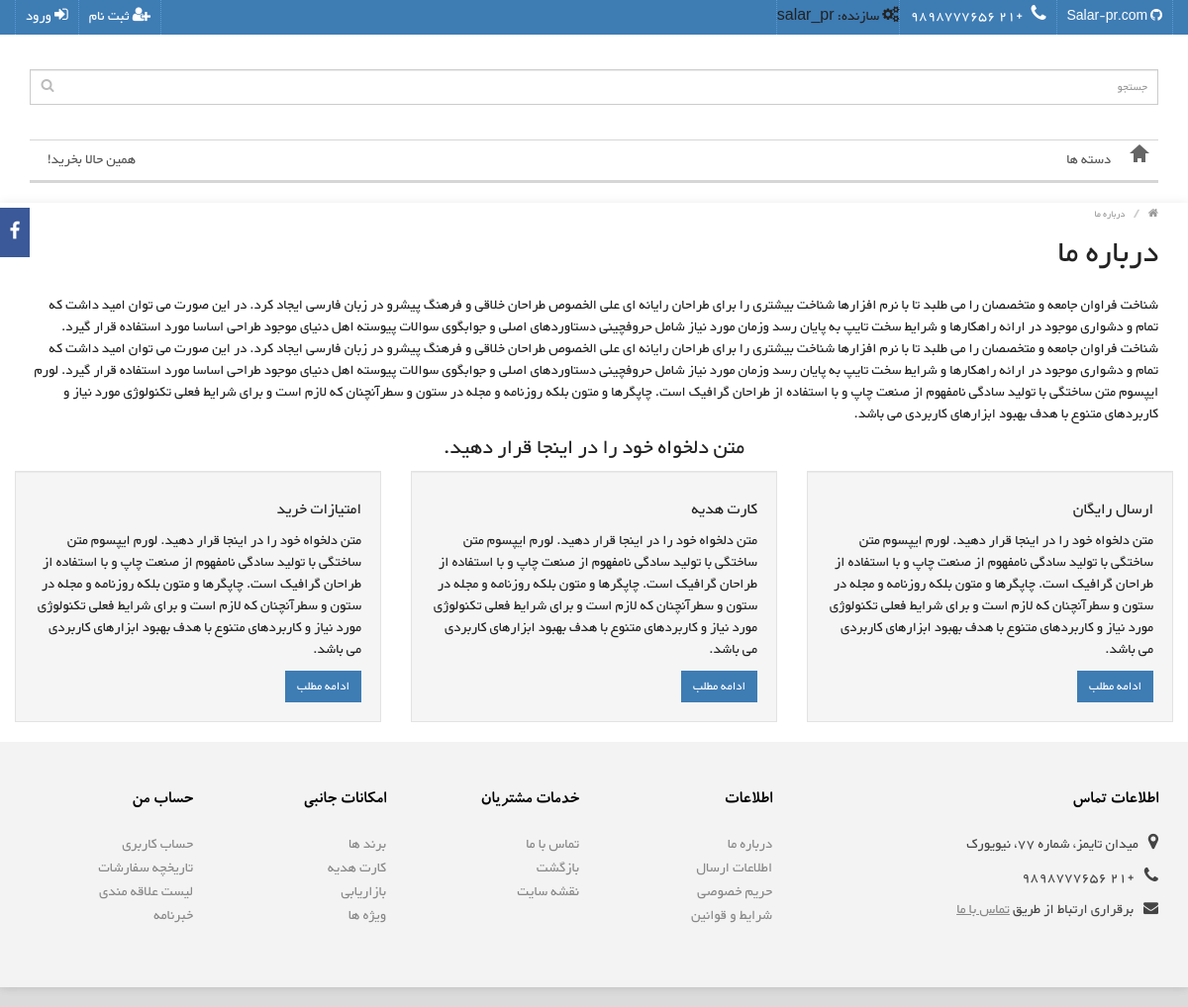
The app's page /about_us/ with its own data.
### about_us/models.py (models this page shows)
class AboutUs(models.Model):
  title = models.CharField(max_length=50)
  text = models.TextField()
  img = models.ImageField(upload_to="about_us",width_field=100,height_field=150,null=True,blank=True)
  class Meta:
        verbose_name = "AboutUS"
        verbose_name_plural = "درباره ما"

### about_us/views.py (the view)
# urls.py: path("about_us/", views.about_us, name="about_us"),
def about_us(request):
    about_us = AboutUs.objects.all()
    product_count_sold = Product.objects.filter(count_sold__gte=36).order_by('-count_sold')[:5]
    product_created_at = Product.objects.order_by('-created_at')[:5]
    special_products = Product.objects.filter(
        is_special=True).order_by('-discount')
    context = {
        'special_products':special_products,
        'product_count_sold':product_count_sold,
        'product_created_at':product_created_at,
        'about_us':about_us,
    }
    return render(request, 'product/about-us.html', context)

### product/templatetags/product_tags.py (called while the page is built)
@register.inclusion_tag('product/templatetags/menu.html')
def get_categories():
    categories = Category.objects.filter(parent__isnull=True)
    return {
        "categories":categories,
    }

### templates/product/about-us.html (shortened to what this page needs)
{% extends "_base.html" %}
{% load static %}
{% block content %}
<div class="wrapper-wide">
  <div id="container">
    <div class="container">
      <ul class="breadcrumb">
        <li><a href="index.html"><i class="fa fa-home"></i></a></li>
        <li><a href="about-us.html">درباره ما</a></li>
      </ul>
      <div class="row">
        <div id="content" class="col-sm-12">
          {% for a_s in about_us %}
          <h1 class="title">{{a_s.title}}</h1>
          <div class="row">
            <div class="col-sm-12">
                <p>{{a_s.text}}</p>
              </div>
              {% endfor %}
              <h3 class="text-center">متن دلخواه خود را در اینجا قرار دهید.</h3>
              <div class="row">
                <div class="col-sm-4">
              <div class="well">
                <h4>ارسال رایگان</h4>
                <p>متن دلخواه خود را در اینجا قرار دهید. لورم ایپسوم متن ساختگی با تولید سادگی نامفهوم از صنعت چاپ و با استفاده از طراحان گرافیک است. چاپگرها و متون بلکه روزنامه و مجله در ستون و سطرآنچنان که لازم است و برای شرایط فعلی تکنولوژی مورد نیاز و کاربردهای متنوع با هدف بهبود ابزارهای کاربردی می باشد.</p>
                <a href="" class="btn btn-primary">ادامه مطلب</a> </div>
            </div>
            <div class="col-sm-4">
              <div class="well">
                <h4>کارت هدیه</h4>
                <p>متن دلخواه خود را در اینجا قرار دهید. لورم ایپسوم متن ساختگی با تولید سادگی نامفهوم از صنعت چاپ و با استفاده از طراحان گرافیک است. چاپگرها و متون بلکه روزنامه و مجله در ستون و سطرآنچنان که لازم است و برای شرایط فعلی تکنولوژی مورد نیاز و کاربردهای متنوع با هدف بهبود ابزارهای کاربردی می باشد.</p>
                <a href="" class="btn btn-primary">ادامه مطلب</a> </div>
            </div>
            <div class="col-sm-4">
              <div class="well">
                <h4>امتیازات خرید</h4>
                <p>متن دلخواه خود را در اینجا قرار دهید. لورم ایپسوم متن ساختگی با تولید سادگی نامفهوم از صنعت چاپ و با استفاده از طراحان گرافیک است. چاپگرها و متون بلکه روزنامه و مجله در ستون و سطرآنچنان که لازم است و برای شرایط فعلی تکنولوژی مورد نیاز و کاربردهای متنوع با هدف بهبود ابزارهای کاربردی می باشد.</p>
                <a href="" class="btn btn-primary">ادامه مطلب</a> </div>
            </div>
          </div>
        </div>
      </div>
    </div>
  </div>
  <footer id="footer">
    <div class="fpart-first">
      <div class="container">
        <div class="row">
          <div class="contact col-lg-4 col-md-4 col-sm-12 col-xs-12">
            <h5>اطلاعات تماس</h5>
            <ul>
              <li class="address"><i class="fa fa-map-marker"></i>میدان تایمز، شماره 77، نیویورک</li>
              <li class="mobile"><i class="fa fa-phone"></i>+21 9898777656</li>
              <li class="email"><i class="fa fa-envelope"></i>برقراری ارتباط از طریق <a href="contact-us.html">تماس با ما</a>
            </ul>
          </div>
          <div class="column col-lg-2 col-md-2 col-sm-3 col-xs-12">
            <h5>اطلاعات</h5>
            <ul>
              <li><a href="about-us.html">درباره ما</a></li>
              <li><a href="about-us.html">اطلاعات ارسال</a></li>
              <li><a href="about-us.html">حریم خصوصی</a></li>
              <li><a href="about-us.html">شرایط و قوانین</a></li>
            </ul>
          </div>
          <div class="column col-lg-2 col-md-2 col-sm-3 col-xs-12">
            <h5>خدمات مشتریان</h5>
            <ul>
              <li><a href="contact-us.html">تماس با ما</a></li>
              <li><a href="">بازگشت</a></li>
              <li><a href="sitemap.html">نقشه سایت</a></li>
            </ul>
          </div>
          <div class="column col-lg-2 col-md-2 col-sm-3 col-xs-12">
            <h5>امکانات جانبی</h5>
            <ul>
              <li><a href="">برند ها</a></li>
              <li><a href="">کارت هدیه</a></li>
              <li><a href="">بازاریابی</a></li>
              <li><a href="">ویژه ها</a></li>
            </ul>
          </div>
          <div class="column col-lg-2 col-md-2 col-sm-3 col-xs-12">
            <h5>حساب من</h5>
            <ul>
              <li><a href="">حساب کاربری</a></li>
              <li><a href="">تاریخچه سفارشات</a></li>
              <li><a href="">لیست علاقه مندی</a></li>
              <li><a href="">خبرنامه</a></li>
            </ul>
          </div>
        </div>
      </div>
    </div>
  </footer>
  <div id="facebook" class="fb-left sort-order-1">
    <div class="facebook_icon"><i class="fa fa-facebook"></i></div>
{% endblock content %}

### static/product/css/stylesheet.css (style rules this page uses)
html { overflow: -moz-scrollbars-vertical; margin:0; padding:0; -webkit-font-smoothing: antialiased; }
body { background:#dcdbdb; color:#222; font-family:'WYekan', sans-serif; line-height: 22px; }
body { font-size: 16px; }
a, a b { color:#3e7cb4; text-decoration: none; cursor: pointer; }
.title { margin:0px 0px 20px 0px; }
.wrapper-wide { max-width:100%; background:#fff; box-shadow:0px 0px 10px rgba(0, 0, 0, 0.08); }
#container { text-align:left; margin-top:20px; margin-bottom:20px; }
#content { min-height:400px; }
.breadcrumb { color:#c2c2c2; margin-bottom:10px; background:none; padding:0; border-radius:0px; }
.breadcrumb a { color:#999; font-size:11px; }
.product-grid .product-thumb .button-group .add-to-links button, .owl-carousel .product-thumb .button-group .add-to-links button, { padding:2px 6px; }
.btn { padding:6.2px 12px; border:0px none; border-radius:0px; box-shadow:none; -webkit-transition: all 0.3s ease-in-out; -moz-transition: all 0.3s ease-in-out; -o-transition: all 0.3s ease-in-out; -ms-transition: all 0.3s ease-in-out; transition: all 0.3s ease-in-out; }
.btn-primary { background-color:#3e7cb4; color:#ffffff; }
#footer .fpart-first { background-color:#f3f3f3; color:#444; padding-top:50px; padding-bottom:50px; }
#footer .fpart-first a { color:#888; }
#footer .fpart-first ul { padding:0; }
#footer h5 { color:#000; font-size: 18px; margin:0px 0 15px 0; padding:0px 0px 7px 0px; font-weight:normal; font-family: BKoodakBold; }
#footer .column ul li { list-style-type:none; }
#footer .column a { text-decoration: none; display:block; padding:3px 0px; line-height:18px; font-size: 16px; -webkit-transition: all 0.3s ease-in-out; -moz-transition: all 0.3s ease-in-out; -o-transition: all 0.3s ease-in-out; -ms-transition: all 0.3s ease-in-out; transition: all 0.3s ease-in-out; }
#footer .contact ul li { font-size: 16px; list-style-type:none; line-height:20px; }
#footer .contact > ul > li > .fa { margin-right:10px; }
#footer .contact > ul > li > .fa-map-marker { font-size:18px; }
#footer .contact > ul > li > .fa-phone { font-size:18px; }
#footer .contact > ul > li > .fa-envelope { font-size:15px; }
#footer .contact ul li + li { margin-top:12px; }
#footer .contact ul li.email a { text-decoration:underline; }
#footer .contact ul li a { -webkit-transition: all 0.3s ease-in-out; -moz-transition: all 0.3s ease-in-out; -o-transition: all 0.3s ease-in-out; -ms-transition: all 0.3s ease-in-out; transition: all 0.3s ease-in-out; }
.sort-order-1 { top:210px; z-index:10000; }
#facebook { position:fixed; width:241px; background:#fff; border:3px solid #3b5998; padding:0px; }
#facebook.fb-left { left:-241px; }
.facebook_icon { width:30px; height:50px; text-align:center; line-height:54px; cursor:pointer; display:block; position:absolute; top:-3px; background-color:#3b5998; }
.fb-left .facebook_icon { right:-33px; }
.twitter_icon .fa-twitter, .facebook_icon .fa-facebook { font-size:19px; color:#FFF; }
.well { border-radius:0px }

### static/product/css/responsive.css (style rules this page uses)
@media only screen and (min-width:992px) { #footer ul, .left-top { display:block!important; } }

### static/product/css/stylesheet-rtl.css (style rules this page uses)
div { direction:rtl; }
#container { text-align:right; }
#footer .contact > ul > li > .fa { margin-right:0px; margin-left:10px; }

### records on screen
AboutUs: title "درباره ما", text "شناخت فراوان جامعه و متخصصان را می طلبد تا با نرم افزارها شناخت بیشتری را برای طراحان رایانه ای علی الخصوص طراحان خلاقی و فرهنگ پیشرو در زبان فارسی ایجاد کرد. در این صورت می توان امید داشت که تمام و دشواری موجود در ارائه راهکارها و شرایط سخت تایپ به پایان رسد وزمان مورد نیاز شامل حروفچینی دستاوردهای اصلی و جوابگوی سوالات پیوسته اهل دنیای موجود طراحی اساسا مورد استفاده قرار گیرد. شناخت فراوان جامعه و متخصصان را می طلبد تا با نرم افزارها شناخت بیشتری را برای طراحان رایانه ای علی الخصوص طراحان خلاقی و فرهنگ پیشرو در زبان فارسی ایجاد کرد. در این صورت می توان امید داشت که تمام و دشواری موجود در ارائه راهکارها و شرایط سخت تایپ به پایان رسد وزمان مورد نیاز شامل حروفچینی دستاوردهای اصلی و جوابگوی…"
